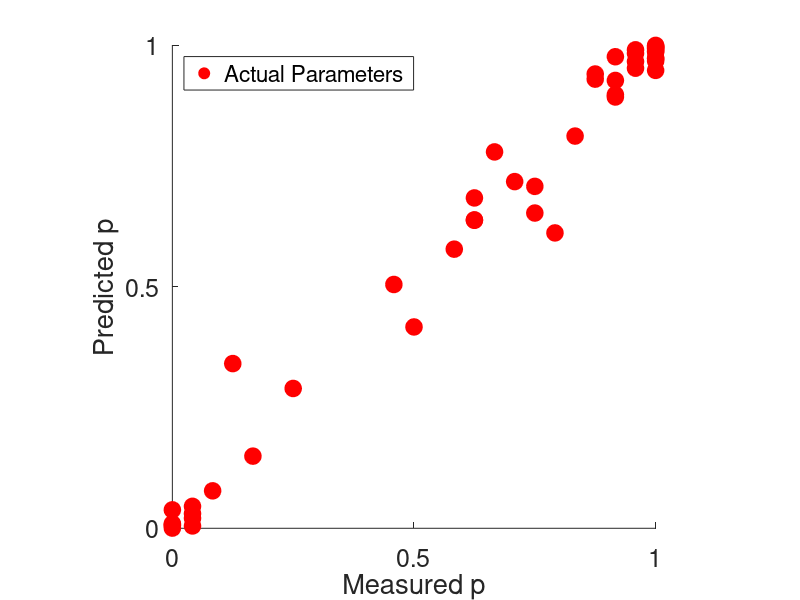

This figure's MATLAB source: (Note: this script raises an error after producing the figure.)
% PlotsWithSavedParams
%
% Plot out the results of a fit to simulated data, based on parameters
% we saved by hand after running a long demo fit.

%% Clear and close and load
clear; close all; 
DEMO = false; 
if DEMO
    load('returnedParamsTemp.mat')
else
    load('solutionForifj.mat')
    simulatedProbabilities = theDataProb; 
end
plotWeibullFitsToData = 1; 

%% Plot measured vs. predicted probabilities
theDataProb = theResponsesFromSimulatedData./nTrials;
figure; hold on
if DEMO
    plot(theDataProb,predictedProbabilitiesBasedOnSolution,'ro','MarkerSize',12,'MarkerFaceColor','r');
    plot(theDataProb,probabilitiesComputedForSimulatedData,'bo','MarkerSize',12,'MarkerFaceColor','b');
else
    plot(theDataProb(:),predictedProbabilitiesBasedOnSolution(:),'ro','MarkerSize',12,'MarkerFaceColor','r');
end
line([0, 0], [1,1],'color','k'); 
if DEMO
    legend('Fit Parameters', 'Actual Parameters', 'Location', 'NorthWest')
else
    legend('Actual Parameters', 'Location', 'NorthWest')
end
axis('square')
axis([0 1 0 1]);
set(gca,  'FontSize', 18);
xlabel('Measured p');
ylabel('Predicted p');
set(gca, 'xTick', [0, 0.5, 1]);
set(gca, 'yTick', [0, 0.5, 1]);

%% Fit cubic spline to the data
% We do this separately for color and material dimension
ppColor = spline(materialMatchColorCoords, returnedMaterialMatchColorCoords);
ppMaterial = spline(colorMatchMaterialCoords, returnedColorMatchMaterialCoords);
xMinTemp = floor(min([returnedMaterialMatchColorCoords, returnedColorMatchMaterialCoords]))-0.5; 
xMaxTemp = ceil(max([returnedMaterialMatchColorCoords, returnedColorMatchMaterialCoords]))+0.5;
xTemp = max(abs([xMinTemp xMaxTemp]));
xMin = -xTemp;
xMax = xTemp;
yMin = xMin; 
yMax = xMax;
splineOverX = linspace(xMin,xMax,1000);
inferredPositionsColor = ppval(splineOverX,ppColor); 
inferredPositionsMaterial  = ppval(splineOverX,ppMaterial); 
splineOverX(splineOverX>max(materialMatchColorCoords))=NaN;
splineOverX(splineOverX<min(materialMatchColorCoords))=NaN;

%% Plot positions from fit versus actual simulated positions 
figure; 
subplot(1,2,1); hold on % plot of material positions
plot(materialMatchColorCoords,returnedMaterialMatchColorCoords,'ro',splineOverX, inferredPositionsColor, 'r');
plot([xMin xMax],[yMin yMax],'--', 'LineWidth', 1, 'color', [0.5 0.5 0.5]);
title('Color dimension')
axis([xMin, xMax,yMin, yMax])
axis('square')
xlabel('"True" position');
ylabel('Inferred position');
set(gca, 'xTick', [xMin, 0, xMax],'FontSize', 18);
set(gca, 'yTick', [yMin, 0, yMax],'FontSize', 18);

% Set large range of values for fittings
subplot(1,2,2); hold on % plot of material positions
title('Material dimension')
plot(colorMatchMaterialCoords,returnedColorMatchMaterialCoords,'bo',splineOverX,inferredPositionsMaterial, 'b');
plot([xMin xMax],[yMin yMax],'--', 'LineWidth', 1, 'color', [0.5 0.5 0.5]);
axis([xMin, xMax,yMin, yMax])
axis('square')
xlabel('"True" position');
ylabel('Inferred position');
set(gca, 'xTick', [xMin, 0, xMax],'FontSize', 18);
set(gca, 'yTick', [yMin, 0, yMax],'FontSize', 18);

%% Plot the color and material of the stimuli obtained from the fit in the 2D representational space
figure; hold on; 
plot(returnedMaterialMatchColorCoords, zeros(size(returnedMaterialMatchColorCoords)),'ro', 'MarkerFaceColor', 'r', 'MarkerSize', 12); 
line([xMin, xMax], [0,0],'color', 'k'); 
plot(zeros(size(returnedColorMatchMaterialCoords)), returnedColorMatchMaterialCoords, 'bo','MarkerFaceColor', 'b', 'MarkerSize', 12); 
axis([xMin, xMax,yMin, yMax])
line([0,0],[yMin, yMax],  'color', 'k'); 
axis('square')
xlabel('color positions', 'FontSize', 18);
ylabel('material positions','FontSize', 18);

%% Plot descriptive Weibull fits to the data
%simulatedProbabilities = theDataProb; 
if plotWeibullFitsToData
    for i = 1:size(theDataProb,2);
        if i == 4
            fixPoint = 1;
        else
            fixPoint = 0;
        end
        [theSmoothPreds(:,i), theSmoothVals(:,i)] = ColorMaterialModelGetValuesFromFits(simulatedProbabilities(:,i)',colorMatchMaterialCoords, fixPoint);
    end
    ColorMaterialModelPlotFits(theSmoothVals, theSmoothPreds, materialMatchColorCoords, simulatedProbabilities);
end

%% Plot predictions of the model through the actual data 
%
% First check the positions of color (material) match on color (material) axis.  
% Signal if there is an error. 
tolerance = 1e-7; 
returnedMaterialMatchMaterialCoord = ppval(targetMaterialCoord, ppMaterial);
returnedColorMatchColorCoord =  ppval(targetColorCoord, ppColor);
if (abs(returnedMaterialMatchMaterialCoord) > tolerance)
    error('Target material coordinate did not map to zero.')
end
if (abs(returnedColorMatchColorCoord) > tolerance)
    error('Target color coordinates did not map to zero.')
end

% Find the predicted probabilities for a range of possible color coordinates 
rangeOfMaterialMatchColorCoordinates = linspace(min(materialMatchColorCoords), max(materialMatchColorCoords), 100)';

% Loop over each material coordinate of the color match, to get a predicted
% curve for each one.
for whichMaterialCoordinate = 1:length(colorMatchMaterialCoords)
    % Get the inferred material position for this color match
    returnedColorMatchMaterialCoord(whichMaterialCoordinate) = ppval(colorMatchMaterialCoords(whichMaterialCoordinate), ppMaterial);
    
    % Get the inferred color position for a range of material matches
    for whichColorCoordinate = 1:length(rangeOfMaterialMatchColorCoordinates)
        % Get the position of the material match
        returnedMaterialMatchColorCoord(whichColorCoordinate) = ppval(rangeOfMaterialMatchColorCoordinates(whichColorCoordinate), ppColor);
                
        % Compute the model predictions
        modelPredictions(whichColorCoordinate, whichMaterialCoordinate) = ColorMaterialModelComputeProb(targetColorCoord,targetMaterialCoord, ...
            returnedColorMatchColorCoord,returnedMaterialMatchColorCoord(whichColorCoordinate),...
            returnedColorMatchMaterialCoord(whichMaterialCoordinate), returnedMaterialMatchMaterialCoord, returnedW, returnedSigma);
    end
end
% if debugging
% [~,modelPredictions2] = ColorMaterialModelComputeLogLikelihood(pairColorMatchMatrialCoordIndices,pairMaterialMatchColorCoordIndices,theResponsesFromSimulatedData,nTrials,...
%     returnedColorMatchMaterialCoords,returnedMaterialMatchColorCoords,params.targetIndex,...
%     returnedW, returnedSigma);
% end
%% Make sure the numbers we compute from the model now match those we computed in the demo program
%if debugging
%figure; clf; hold on
%plot(predictedProbabilitiesBasedOnSolution(:),modelPredictions(:),'ro','MarkerSize',12,'MarkerFaceColor','r');
%plot(predictedProbabilitiesBasedOnSolution(:),modelPredictions2(:),'bo','MarkerSize',12,'MarkerFaceColor','b');
%xlim([0 1]); ylim([0,1]); axis('square');
%end
rangeOfMaterialMatchColorCoordinates = repmat(rangeOfMaterialMatchColorCoordinates,[1, length(materialMatchColorCoords)]);
ColorMaterialModelPlotFits(rangeOfMaterialMatchColorCoordinates, modelPredictions, materialMatchColorCoords, simulatedProbabilities, min(materialMatchColorCoords)-0.5, max(materialMatchColorCoords)+0.5);